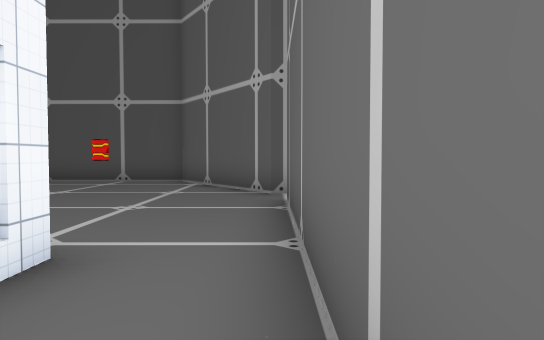
view 1 (above)

18 first-person views from a walk through a Unity game level. The camera is 1.5 m above the floor, tilts 2° down and sees 70° across. The floor is counted in squares, 2 m on a side. Each view is taken from the middle of a square. On the plan, view 1 faces up. The plan holds only what a view shows up to about 12 squares ahead; the rest is blank. The place goes on beyond the plan. The player is left out. Some surface patterns are stand-ins.

view 2
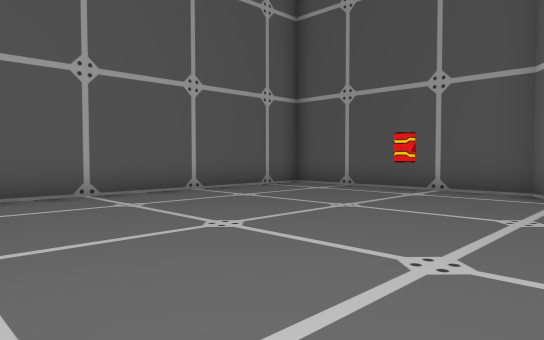

view 3
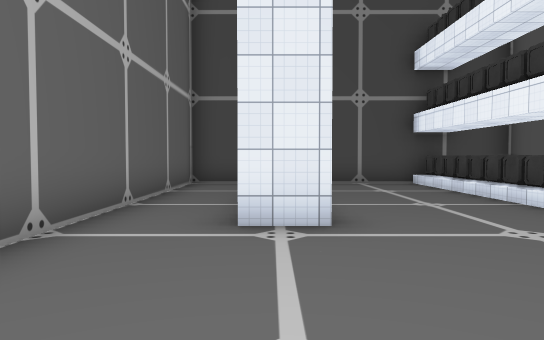

view 4
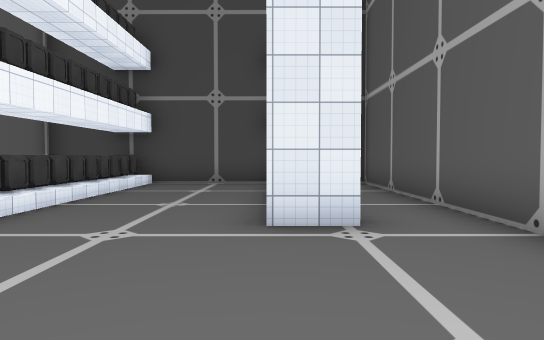

view 5
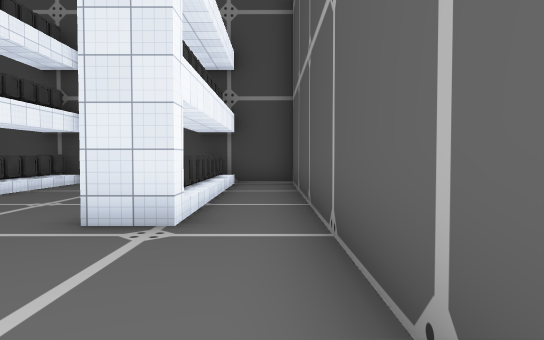

view 6
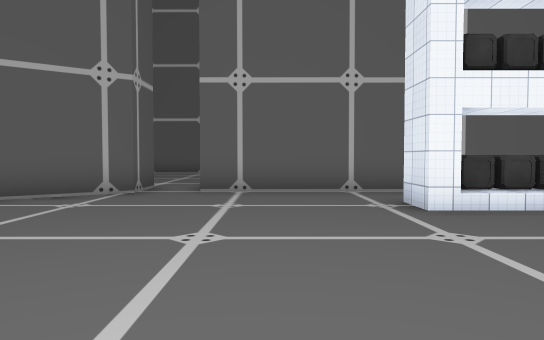

view 7
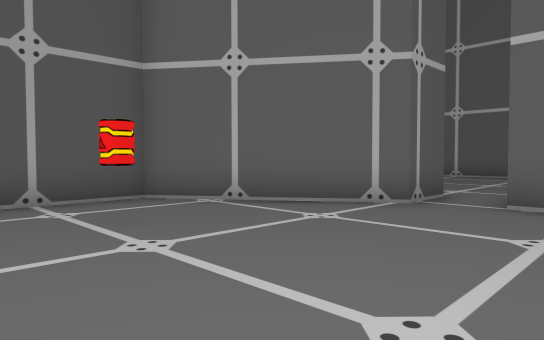

view 8
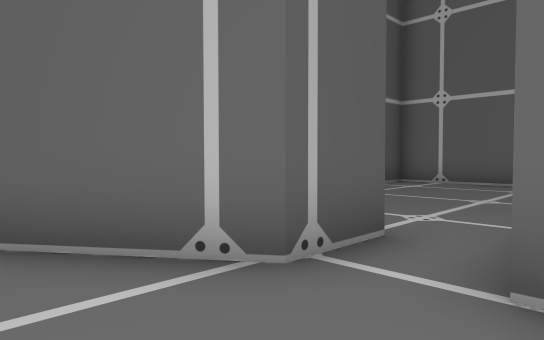

view 9
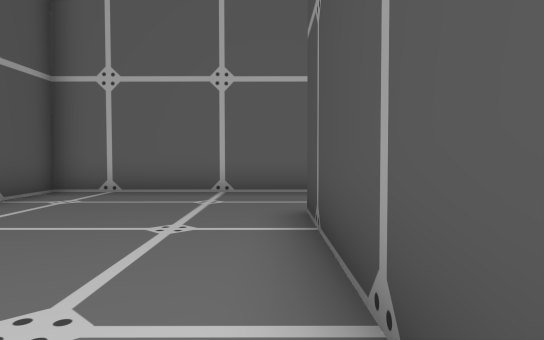

view 10
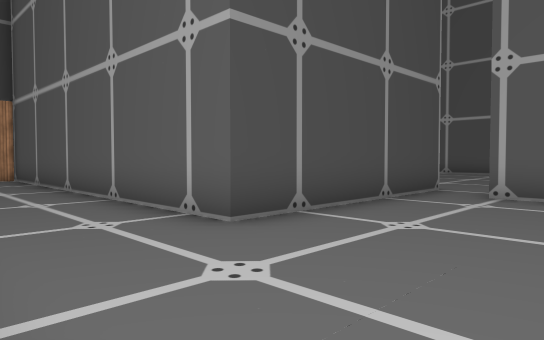

view 11
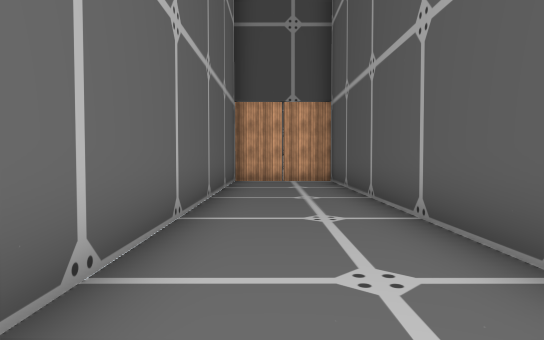

view 12
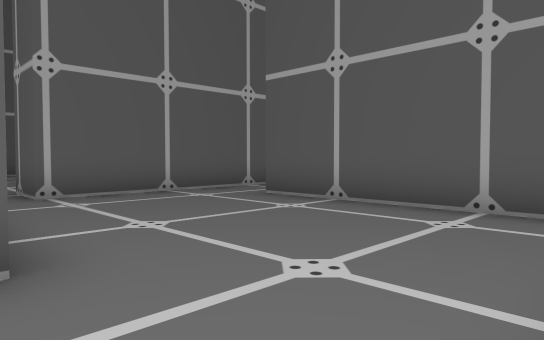

view 13
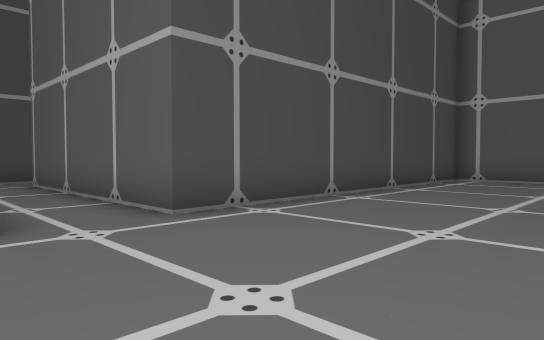

view 14
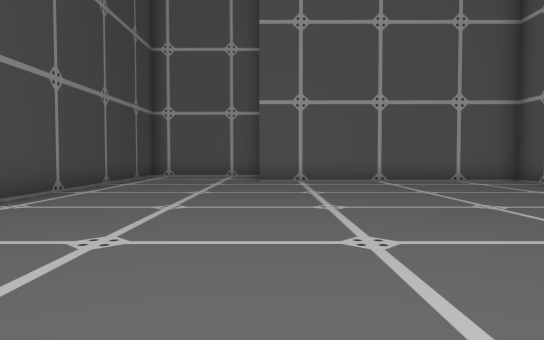

view 15
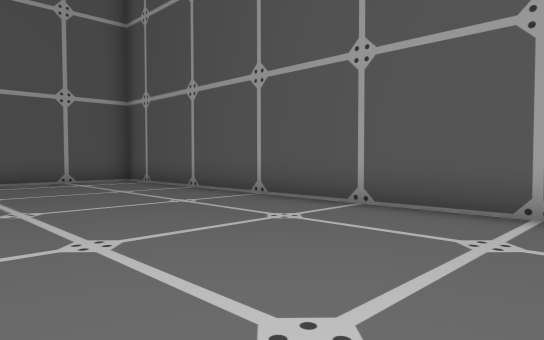

view 16
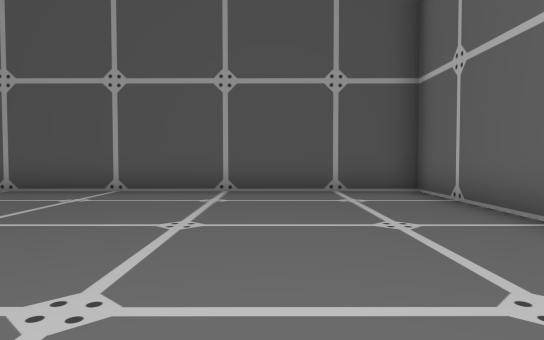

view 17
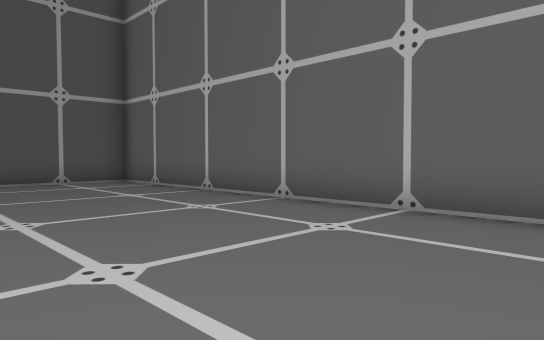

view 18
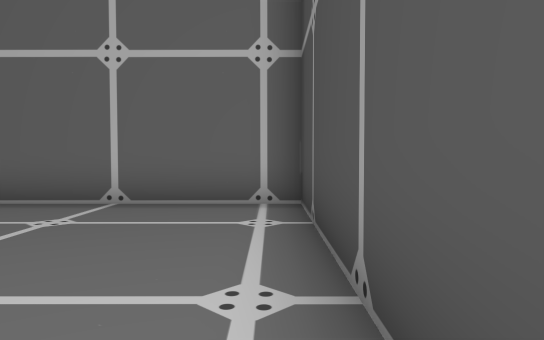

### Floor plan
Ten units are one square. View 1 is at (0, 0); x grows to the right and y downward. Boxes are objects, and circles mark ways between rooms. Rooms are numbered by the first view taken in them; rooms with no view inside come last. Other rooms are left out.
<svg viewBox="-91 -269 187 312">
<path fill="none" stroke="#000" d="M-70 -28 -59 -28M0 -78 -27 -116 -86 -116 -86 38 3 38 3 -65M3 -65 62 -65 62 38 91 38 91 -116 31 -116M14 -115 14 -78 0 -78M36 -145 91 -145 91 -264 -56 -264 -56 -186M-86 -169 -86 -145 14 -145 14 -115"/>
<rect x="-65" y="25" width="10" height="10" fill="#bbb"><title>other object</title></rect>
<rect x="-65" y="15" width="10" height="10" fill="#bbb"><title>other object</title></rect>
<rect x="-65" y="5" width="10" height="10" fill="#bbb"><title>other object</title></rect>
<rect x="-65" y="-5" width="10" height="10" fill="#bbb"><title>other object</title></rect>
<rect x="-65" y="-15" width="10" height="10" fill="#bbb"><title>other object</title></rect>
<rect x="-45" y="-95" width="10" height="10" fill="#bbb"><title>barrel</title></rect>
<rect x="-25" y="25" width="10" height="10" fill="#bbb"><title>other object</title></rect>
<rect x="-25" y="15" width="10" height="10" fill="#bbb"><title>other object</title></rect>
<rect x="-25" y="5" width="10" height="10" fill="#bbb"><title>other object</title></rect>
<rect x="-25" y="-5" width="10" height="10" fill="#bbb"><title>other object</title></rect>
<rect x="-25" y="-15" width="10" height="10" fill="#bbb"><title>other object</title></rect>
<rect x="-25" y="-25" width="10" height="10" fill="#bbb"><title>other object</title></rect>
<circle cx="10" cy="-70" r="3" fill="#2a7"/>
<circle cx="25" cy="-110" r="3" fill="#2a7"/>
<text x="-40" y="-40">1</text>
<text x="70" y="-60">2</text>
<text x="10" y="-200">3</text>
</svg>
Room 1 opens to room 2. Room 2 opens to room 3.

Where each view was taken, in squares from view 1:
view 1: 0 up, 0 right, facing up
view 2: 3 up, 1 left, facing up-left
view 3: 7 up, 2 left, facing down
view 4: 7 up, 6 left, facing down
view 5: 7 up, 8 left, facing down
view 6: 5 up, 8 left, facing right
view 7: 5 up, 6 left, facing up-right
view 8: 6 up, 2 left, facing up-right
view 9: 7 up, 1 right, facing right
view 10: 10 up, 9 right, facing down-left
view 11: 8 up, 8 right, facing down
view 12: 6 up, 9 right, facing up-left
view 13: 19 up, 4 right, facing down-left
view 14: 19 up, 6 right, facing left
view 15: 21 up, 6 right, facing up-left
view 16: 18 up, 6 right, facing up
view 17: 15 up, 4 right, facing up-right
view 18: 15 up, 3 right, facing right
